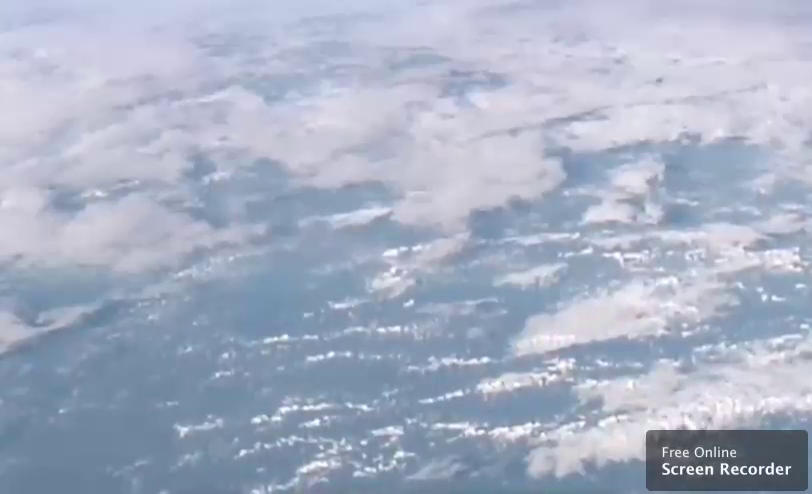
#> input picture frame 34 of video/Cloud1.mp4, 812 x 494 px, given in place of hncloud.mp4, which was not available
$ python Sender_Jetson2.py
#> lines starting #> are read from the running program, lines starting #| are printed output that depends on the picture; pictures that were not available may be replaced by others from this repository, and a replacement may not be noted
### CloudDetect.py
import numpy as np
import cv2
import matplotlib.image as mpimg
import matplotlib.pyplot as plt


def Kmean(frame):
    """ Detect Cloud in Frame
    input: frame
    output: frame with red pixel (cloud)
    """

    # img = cv2.imread('images/Cloud6.png')
    img = np.copy(frame)
    imgClone = np.copy(img)
    height, width, channel = img.shape

    Z = img.reshape((-1, 3))
    Z = np.float32(Z)

    iterations = 10
    epsilon = 1.0

    criteria = (cv2.TERM_CRITERIA_EPS +
                cv2.TERM_CRITERIA_MAX_ITER, iterations, epsilon)
    K = 2
    ret, label, center = cv2.kmeans(
        Z, K, None, criteria, 10, cv2.KMEANS_RANDOM_CENTERS)

    center = np.uint8(center)
    res = center[label.flatten()]
    res2 = res.reshape((img.shape))

	# Sort by grayScale
    # newCenter = center.reshape((1, -1, 3))
    # grayCenter = cv2.cvtColor(newCenter, cv2.COLOR_BGR2GRAY)
    # cloudPixel = center[np.argsort(grayCenter)[0][0]]

	# Take Cloud mean
    cloudMean = np.mean(center, axis=0)
    cloudPixel = cloudMean
    # print(cloudMean)

    return cloudPixel


def CloudThreshold(frame, threshold):

    img = np.copy(frame)
    # print(threshold)
    img[np.where((img >= threshold).all(axis=2))] = [0, 33, 166]

    return img

def TotalCloud(frame, threshold):

    total = frame[np.where((frame >= threshold).all(axis=2))].shape[0]
    return total

### Sender_Jetson2.py
# 'gst-launch-1.0 v4l2src ! videoscale ! videoconvert ! x264enc tune=zerolatency bitrate=500 speed-preset=superfast ! rtph264pay ! udpsink port=5000'
# filesrc location=hncloud.mp4 ! decodebin ! omxh265enc ! mpegtsmux ! tcpserversink host=192.168.1.2 port=5000
# filesrc location=test.mp4 ! decodebin ! video/x-raw,format=NV12 ! omxh265enc ! mpegtsmux ! tcpserversink host=<tx2_server_IP> port=5000 recover-policy=keyframe sync-method=latest-keyframe sync=false
# gst-launch-1.0 filesrc location=hncloud.mp4 ! decodebin ! x264enc ! mpegtsmux ! queue ! tcpserversink host=192.168.1.2 port=5000 recover-policy=keyframe sync-method=latest-keyframe sync=false
# gst-launch-1.0 filesrc location=hncloud.mp4 ! decodebin ! omxh265enc ! mpegtsmux ! tcpserversink host=192.168.1.2 port=5000

# hncloud.mp4 fps=30 shape(728, 858)
import cv2
from CloudDetect import *

# On Jetson
# fourcc = cv2.VideoWriter_fourcc('M','J','P','G')
# out = cv2.VideoWriter('appsrc ! videoconvert ! omxh265enc ! mpegtsmux ! tcpserversink host=192.168.1.2 port=5000 sync=false', fourcc,  30.0, (w, h), True)

# On PC
cap = cv2.VideoCapture('video/hncloud.mp4')
w = 1200
h = 900
# w = 800
# h = 600

# Allow to send to client (percent %)
sendingThreshold = 30

fourcc = cv2.VideoWriter_fourcc('M', 'J', 'P', 'G')
out = cv2.VideoWriter(
    'appsrc ! videoconvert ! x264enc ! mpegtsmux ! tcpserversink host=192.168.1.1 port=5000 recover-policy=keyframe sync-method=latest-keyframe sync=false', fourcc,  30.0, (w, h), True)

if (not out.isOpened()):
    print("not OKEEE")

countFrame = 0
while cap.isOpened():
    ret, frame = cap.read()
#> frame is the input picture: shape (494, 812, 3); mean B, G, R 196.1, 176.2, 167.1
    if ret:

        frame = cv2.resize(frame, (w, h), interpolation=cv2.INTER_CUBIC)
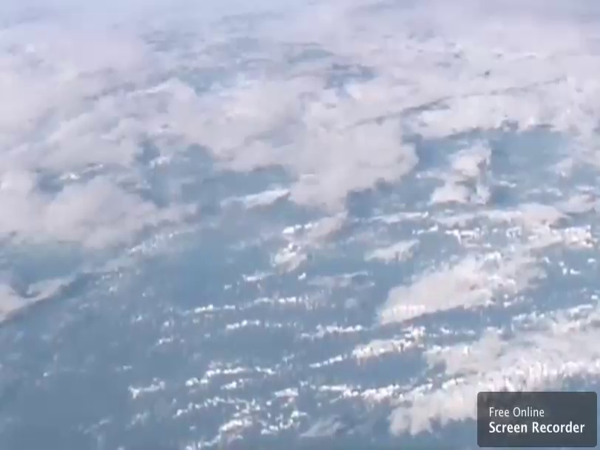
#> frame: shape (900, 1200, 3) (shown at 1/2 size); mean B, G, R 196.1, 176.2, 167.1

        # Cloud Detection
        if (countFrame < 1):
            threshold = Kmean(frame)
#> in Kmean, `ret, label, center = cv2.kmeans( Z, K, None, criteria, 10, cv2.KMEANS_..`: ret = 913437098.3; center = [[170.6, 148.4, 131.1], [217.2, 199.3, 196.8]]
#> in Kmean, `center = np.uint8(center)`: center = [[170, 148, 131], [217, 199, 196]]
#> in Kmean, `res2 = res.reshape((img.shape))`:
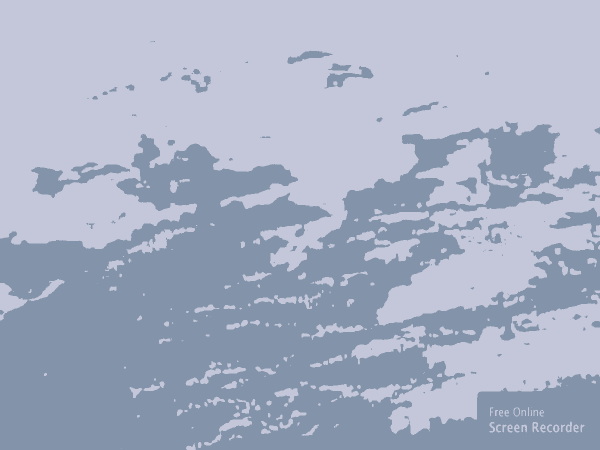
#> res2: shape (900, 1200, 3) (shown at 1/2 size); mean B, G, R 195.7, 175.9, 166.6
#> in Kmean, `cloudMean = np.mean(center, axis=0)`: cloudMean = [193.5, 173.5, 163.5]
#> threshold = [193.5, 173.5, 163.5]
        cloudFrame = CloudThreshold(frame, threshold)
#> in CloudThreshold, `img[np.where((img >= threshold).all(axis=2))] = [0, 33, 166]`:
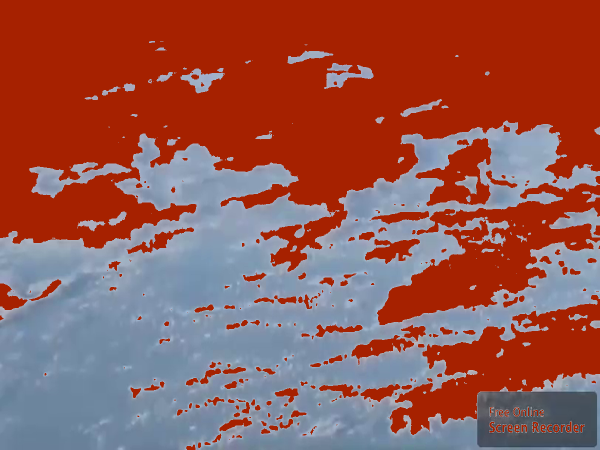
#> img: shape (900, 1200, 3) (shown at 1/2 size); mean B, G, R 81.2, 88.2, 150.3
        totalCloud = TotalCloud(frame, threshold)
#> totalCloud = 569004

        # percent Cloud
        percetCloud = round(totalCloud/(w*h) * 100, 0)
#> percetCloud = 53
        if (percetCloud > sendingThreshold):
            print('Frame: ' + str(countFrame) + ' has ' +  str(percetCloud) + '%' + ' will not send')
#| Frame: 0 has 53.0% will not send
        else:
            print('Frame: ' + str(countFrame) + ' has ' +  str(percetCloud) + '%' + ' will send')
            out.write(frame)

        # Show
        cv2.imshow('sender', cloudFrame)
        countFrame = countFrame + 1

        if cv2.waitKey(1) & 0xFF == ord('q'):
#> (key q is pressed here)
            break
    else:
        break

# Release everything if job is finished
cap.release()
out.release()
cv2.destroyAllWindows()

$ run again, starting later in the video
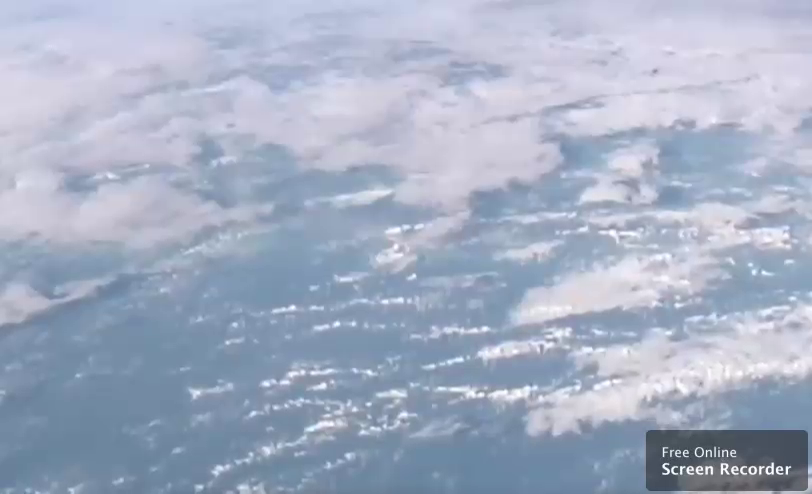
#> input picture frame 156 of video/Cloud1.mp4, 812 x 494 px, given in place of hncloud.mp4, which was not available
#> frame is the input picture: shape (494, 812, 3); mean B, G, R 195.7, 175.2, 165
#> frame: shape (900, 1200, 3)
#> in Kmean, `ret, label, center = cv2.kmeans( Z, K, None, criteria, 10, cv2.KMEANS_..`: ret = 884064054.6; center = [[171.3, 148.5, 130.4], [218, 199.5, 196.7]]
#> in Kmean, `center = np.uint8(center)`: center = [[171, 148, 130], [217, 199, 196]]
#> in Kmean, `res2 = res.reshape((img.shape))`:
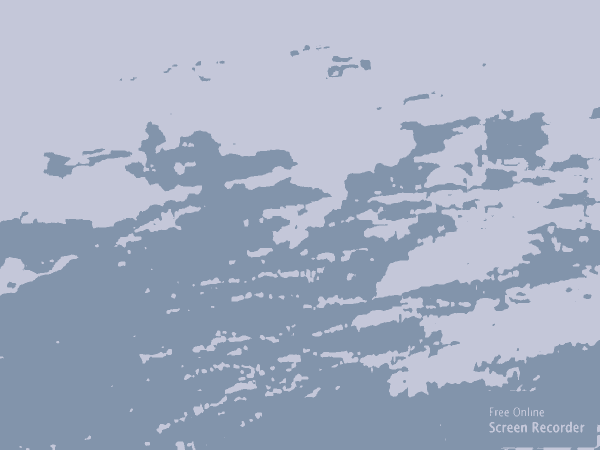
#> res2: shape (900, 1200, 3) (shown at 1/2 size); mean B, G, R 195.1, 174.7, 164.5
#> cloudMean = [194, 173.5, 163]
#> in CloudThreshold, `img[np.where((img >= threshold).all(axis=2))] = [0, 33, 166]`:
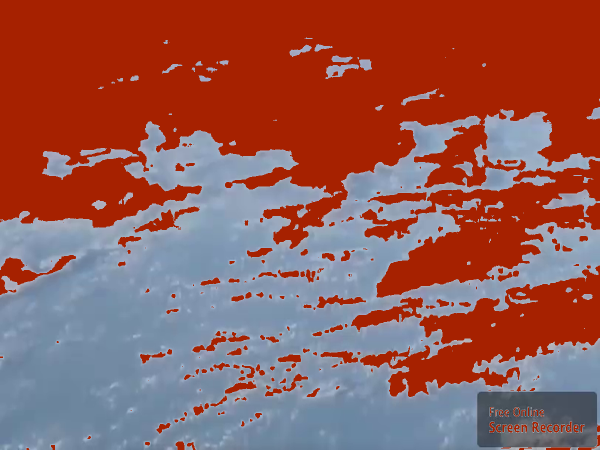
#> img: shape (900, 1200, 3) (shown at 1/2 size); mean B, G, R 85.4, 90.8, 149
#> totalCloud = 544259
#> percetCloud = 50
#| Frame: 0 has 50.0% will not send

$ run again, starting later in the video
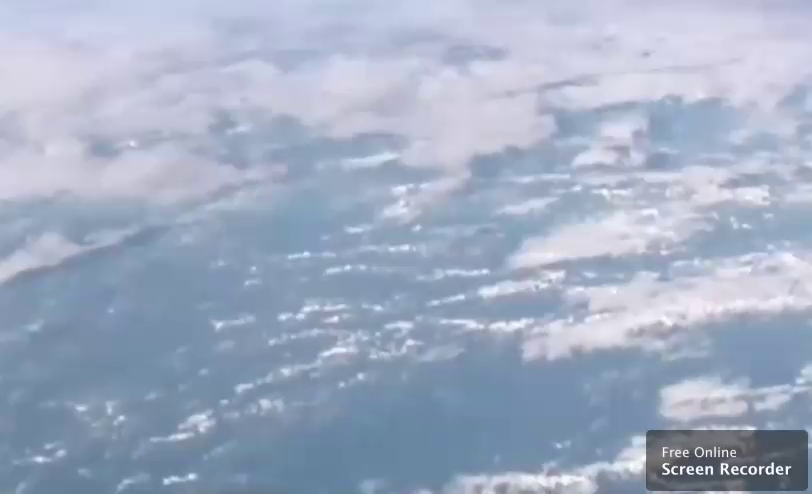
#> input picture frame 277 of video/Cloud1.mp4, 812 x 494 px, given in place of hncloud.mp4, which was not available
#> frame is the input picture: shape (494, 812, 3); mean B, G, R 195.2, 173.3, 161.3
#> frame: shape (900, 1200, 3)
#> in Kmean, `ret, label, center = cv2.kmeans( Z, K, None, criteria, 10, cv2.KMEANS_..`: ret = 865893847.6; center = [[219.1, 199.4, 195.2], [172.8, 149, 129.7]]
#> in Kmean, `center = np.uint8(center)`: center = [[219, 199, 195], [172, 148, 129]]
#> in Kmean, `res2 = res.reshape((img.shape))`:
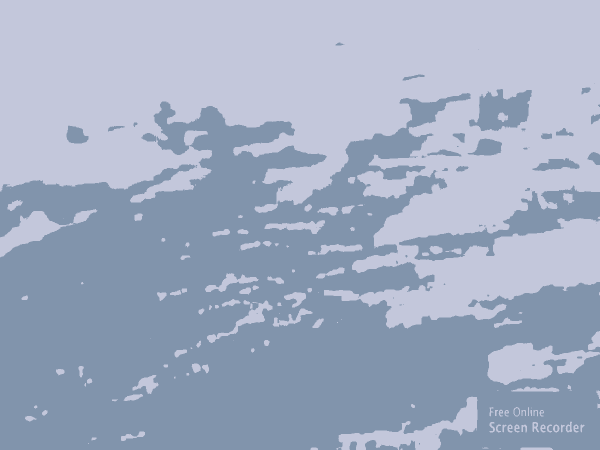
#> res2: shape (900, 1200, 3) (shown at 1/2 size); mean B, G, R 194.7, 172.6, 160.9
#> cloudMean = [195.5, 173.5, 162]
#> in CloudThreshold, `img[np.where((img >= threshold).all(axis=2))] = [0, 33, 166]`:
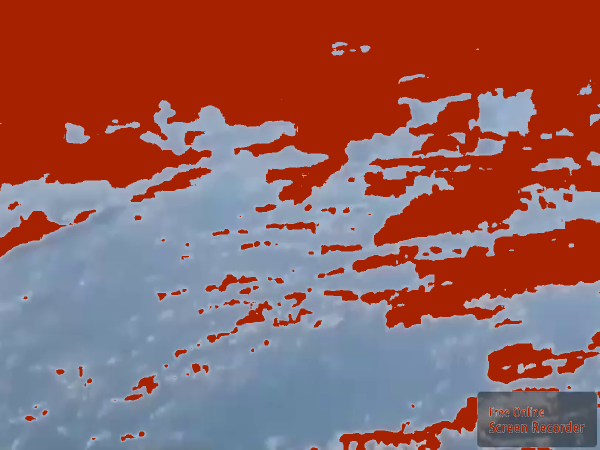
#> img: shape (900, 1200, 3) (shown at 1/2 size); mean B, G, R 93.9, 96.2, 147.2
#> totalCloud = 496932
#> percetCloud = 46
#| Frame: 0 has 46.0% will not send
